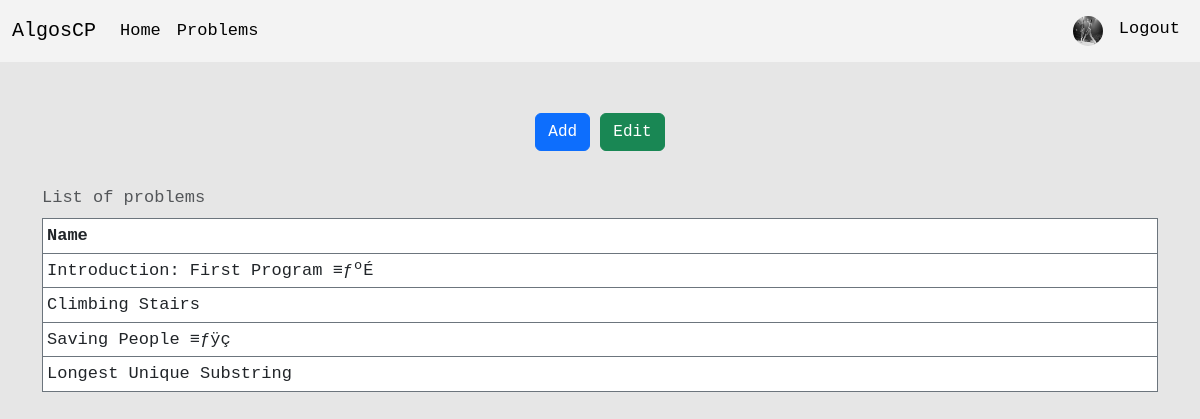
The app's page /problems/ (signed in), older data.
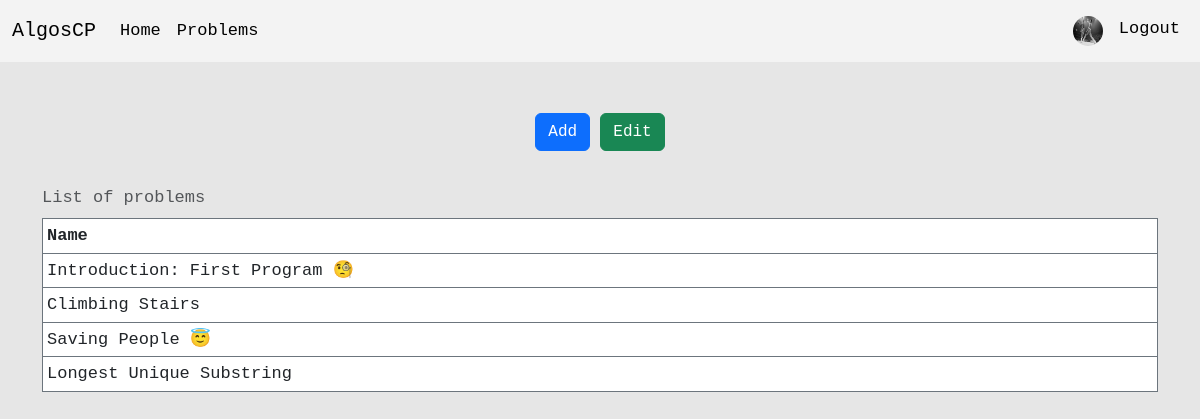
The same page, newer data.
### problems/models.py (models this page shows, shortened)
class Problem(models.Model):
    name = models.CharField(max_length=50, unique=True, null=False, blank=False, default='lowercase letters only')
    title = models.CharField(max_length=50, null=False, blank=False, default='')
    description = models.TextField()
    template = models.TextField(blank=False, default='')

### problems/views.py (the view)
# urls.py: path('problems/', views.list, name='list'),
def list(request):
    problems = Problem.objects.all().order_by('pk')
    return render(request, 'problems_list.html', {'problems': problems})

### problems/templates/problems_list.html
{% extends 'base.html' %}
{% block content %}
  <center>
    {% if user.is_superuser %}
      <a class="btn btn-primary" href="/admin/problems/problem/add/">Add</a>
      <a class="btn btn-success" href="/admin/problems/problem/">Edit</a>
      <br><br>
    {% endif %}
    <table class="table table-hover table-bordered border-secondary table-sm caption-top">
      <caption>List of problems</caption>
      <thead>
        <tr>
          <th scope="col">Name</th>
        </tr>
      </thead>
      <tbody>
        {% for problem in problems %}
        <tr>
          <td>
              <a class="nav-link" href="{% url 'display_problem' problem.name|slugify %}">{{ problem.title }}</a>
          </td>
        </tr>
        {% endfor %}
      </tbody>
    </table>
  </center>
{% endblock %}

Row changes from the older to the newer data that the page shows:
changed Problem: title "Introduction: First Program ≡ƒºÉ" → "Introduction: First Program 🧐"
changed Problem: title "Saving People ≡ƒÿç" → "Saving People 😇"
